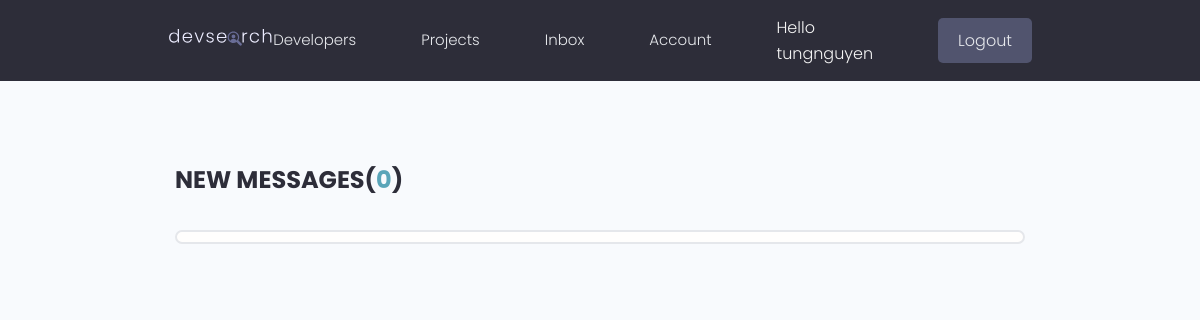
Before: /profiles/inbox (signed in) with the older database file.
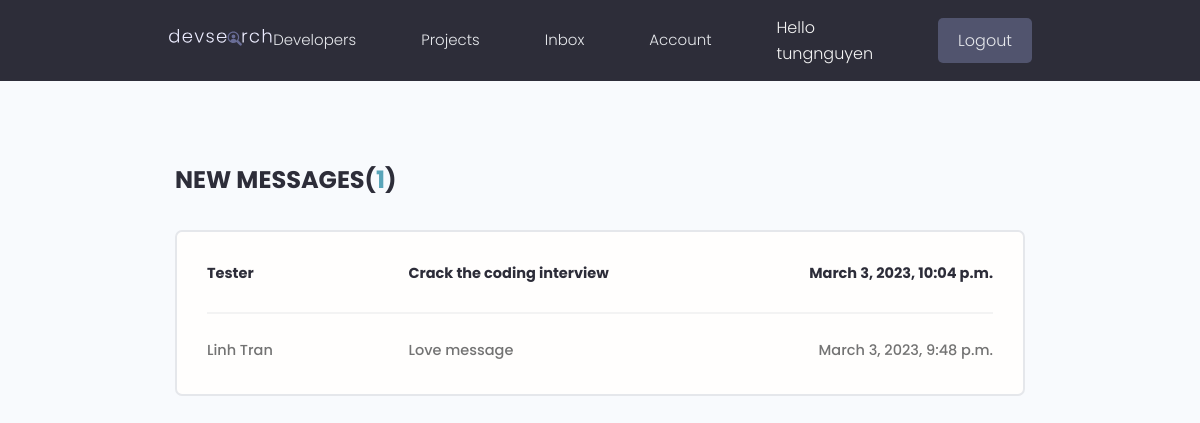
After: the same page with the newer database file.
### users/models.py (models this page shows, shortened)
class Message(models.Model):
    sender = models.ForeignKey(Profile,on_delete=models.SET_NULL,null=True)
    recipient = models.ForeignKey(Profile,on_delete=models.SET_NULL,null=True,related_name='messages')
    name = models.CharField(max_length=255, null=True,blank=True)
    email = models.EmailField(max_length=200,null=True,blank=True)
    subject= models.CharField(max_length=255,null=True,blank=True)
    body = models.TextField()
    is_read = models.BooleanField(default=False,null=True)
    created = models.DateTimeField(auto_now_add=True)
    id = models.UUIDField(default=uuid.uuid4, unique=True, primary_key=True, editable=False)
    class Meta:
        ordering = ['is_read','created']

### users/views.py (the view)
# urls.py: path('inbox',views.inbox,name='inbox'),
@login_required(login_url='login')
def inbox(request):
    profile = request.user.profile
    mess = profile.messages.all()
    unread_mess= mess.filter(is_read =False).count()
    context={'message':mess,'unread_mess':unread_mess}
    return render(request,'users/inbox.html',context)

### users/templates/users/inbox.html
{% extends 'main.html'%}
{% block content%}
  <main class="inbox my-xl">
    <div class="content-box">
      <h3 class="inbox__title">New Messages(<span>{{unread_mess}}</span>)</h3>
      <ul class="messages">
        {% for mess in message %}
        {% if mess.is_read == False %}
        <li class="message message--unread">
          {%else%}
          <li class="message ">
            {%endif%}
          <a href="{% url 'message' mess.id%}">
            <span class="message__author">{{mess.name}}</span>
            <span class="message__subject">{{mess.subject}}</span>
            <span class="message__date">{{mess.created}}</span>
          </a>
        </li>
      {% endfor%}
      </ul>
    </div>
  </main>
{% endblock content%}

Changed rows visible on the page:
added Message: name "Tester", subject "Crack the coding interview", created "March 3, 2023, 10:04 p.m."
added Message: name "Linh Tran", subject "Love message", created "March 3, 2023, 9:48 p.m."
Other visible differences:
{{ unread_mess }}: "0" → "1"
